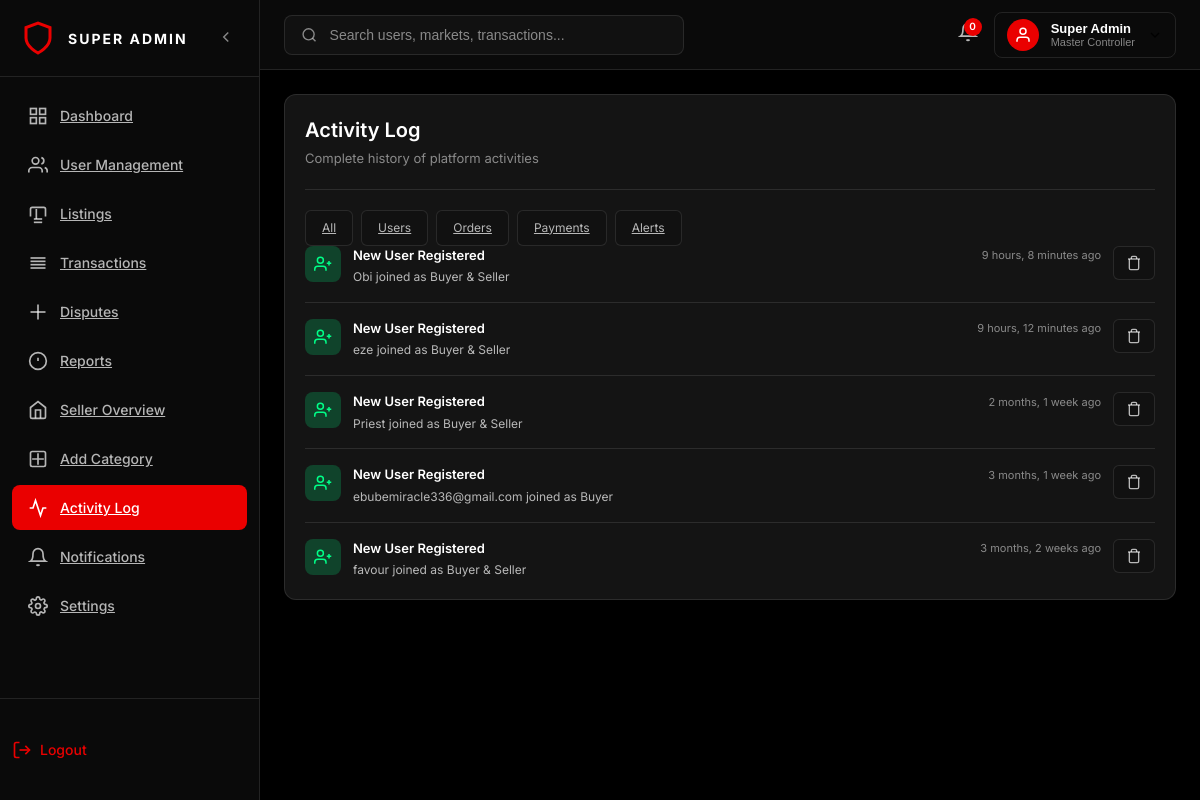
/activity/?type=user (signed in), run on an earlier commit of the app's database.
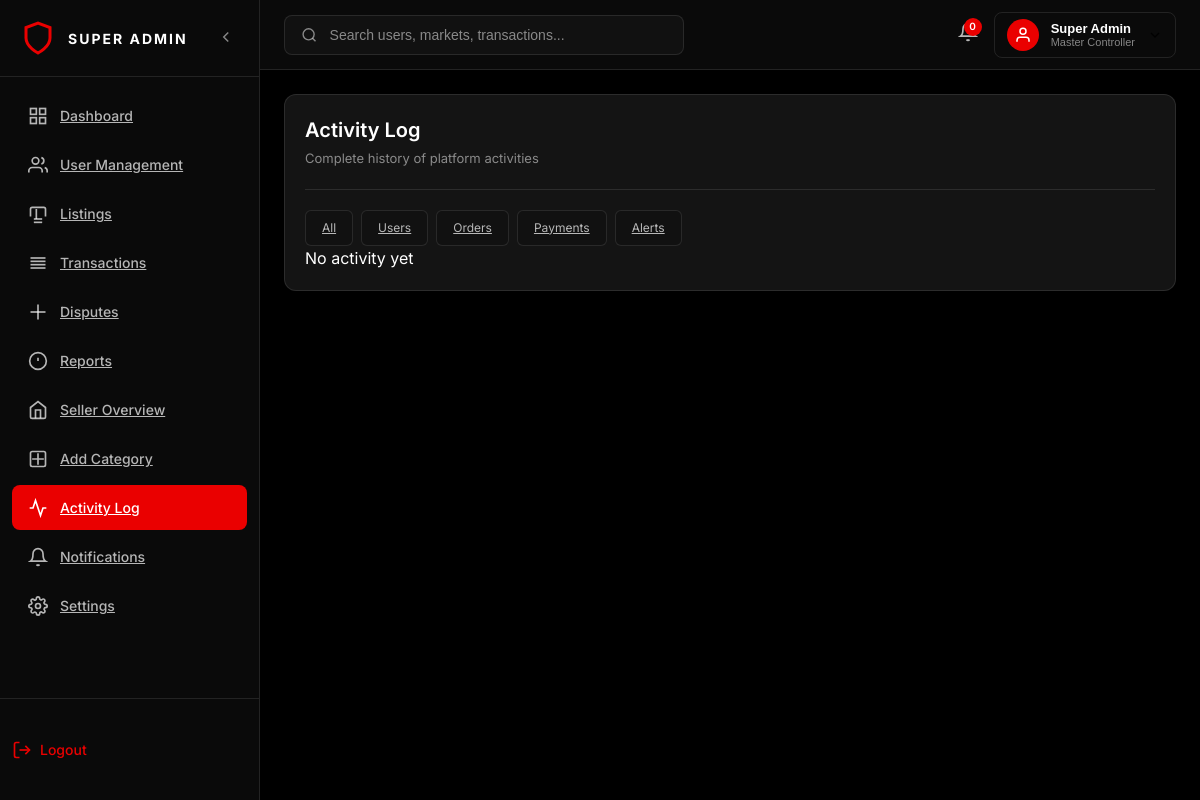
And on a later commit of the database.
### multi/models.py (models this page shows, shortened)
class Activity(models.Model):
    ACTIVITY_TYPES = [
        ('user', 'User'),
        ('order', 'Order'),
        ('payment', 'Payment'),
        ('alert', 'Alert'),
    ]
    title = models.CharField(max_length=255)
    description = models.TextField()
    activity_type = models.CharField(max_length=20, choices=ACTIVITY_TYPES)
    amount = models.DecimalField(max_digits=12, decimal_places=2, null=True, blank=True)
    created_at = models.DateTimeField(auto_now_add=True)

### multi/views.py (the view)
# urls.py: path('activity/', views.activity_log, name='activity'),
@super_admin_required
def activity_log(request):
    activities = Activity.objects.all().order_by('-created_at')
    filter_type = request.GET.get('type')
    if filter_type and filter_type != 'all':
        activities = activities.filter(activity_type=filter_type)
    return render(request, 'super_admin/activity.html', {
        'activities': activities
    })

### multi/context_processors.py (called while the page is built, shortened)
def seller_context(request):
    notifications = []
    notification_count = 0
    if request.user.is_authenticated:
        orders = OrderItem.objects.filter(product__seller=request.user)
        for order in orders:
            order.check_expiry()
        if request.user.is_superuser:
            messages = ContactMessage.objects.filter(status='unread').order_by('-created_at')[:5]
            notification_count = messages.count()
        return {
            'pending_orders': orders.filter(status='Pending').count(),
            'dashboard_notifications': notifications,
            'dashboard_notifications_count': notification_count,
        }
    return {
        'pending_orders': 0,
        'dashboard_notifications': [],
        'dashboard_notifications_count': 0,
    }

### multi/utils.py (called while the page is built)
def super_admin_required(view_func):
    @wraps(view_func)
    def _wrapped_view(request, *args, **kwargs):
        if not request.user.is_authenticated or not request.user.is_superuser:
            return redirect('home')  # or login page
        return view_func(request, *args, **kwargs)
    return _wrapped_view

### multi/templates/super_admin/activity.html (shortened to what this page needs)
{% extends 'super_admin/admin_base.html' %}
{% load static %}
{% block activity_active %}active{% endblock %}
{% block content %}
<div class="recent-activity full-view">
    <div class="section-header">
        <div>
            <h2>Activity Log</h2>
            <p>Complete history of platform activities</p>
        </div>
    </div>
   <div class="activity-filters">
        <a href="?type=all" class="filter-btn {% if filter_type == 'all' %}active{% endif %}">All</a>
        <a href="?type=user" class="filter-btn {% if filter_type == 'user' %}active{% endif %}">Users</a>
        <a href="?type=order" class="filter-btn {% if filter_type == 'order' %}active{% endif %}">Orders</a>
        <a href="?type=payment" class="filter-btn {% if filter_type == 'payment' %}active{% endif %}">Payments</a>
        <a href="?type=alert" class="filter-btn {% if filter_type == 'alert' %}active{% endif %}">Alerts</a>
    </div>
   <div class="activity-list">
    {% for activity in activities %}
    <div class="activity-item">
        <div class="activity-icon"
            {% if activity.activity_type == 'user' %}
                style="background-color: rgba(0,255,136,0.2); color:#00ff88;"
            {% elif activity.activity_type == 'payment' %}
                style="background-color: rgba(255,193,7,0.2); color:#ffc107;"
            {% elif activity.activity_type == 'order' %}
                style="background-color: rgba(0,136,255,0.2); color:#0088ff;"
            {% else %}
                style="background-color: rgba(255,0,0,0.2); color:#ff4444;"
            {% endif %}
        >
            {% if activity.activity_type == 'user' %}
            <svg viewBox="0 0 24 24" fill="none" stroke="currentColor" stroke-width="2" width="18" height="18">
                <path d="M16 21v-2a4 4 0 0 0-4-4H5a4 4 0 0 0-4 4v2"/>
                <circle cx="8.5" cy="7" r="4"/>
                <line x1="20" y1="8" x2="20" y2="14"/>
                <line x1="23" y1="11" x2="17" y2="11"/>
            </svg>
            {% elif activity.activity_type == 'payment' %}
            <svg viewBox="0 0 24 24" fill="none" stroke="currentColor" stroke-width="2" width="18" height="18">
                <line x1="12" y1="1" x2="12" y2="23"/>
                <path d="M17 5H9.5a3.5 3.5 0 0 0 0 7h5a3.5 3.5 0 0 1 0 7H6"/>
            </svg>
            {% elif activity.activity_type == 'order' %}
            <svg viewBox="0 0 24 24" fill="none" stroke="currentColor" stroke-width="2" width="18" height="18">
                <path d="M3 9l9-7 9 7v11a2 2 0 0 1-2 2H5a2 2 0 0 1-2-2z"/>
                <polyline points="9 22 9 12 15 12 15 22"/>
            </svg>
            {% else %} ⚠
            {% endif %}
        </div>
        <div class="activity-content">
            <div class="activity-header">
                <h4>{{ activity.title }}</h4>
                <span class="activity-time">
                    {{ activity.created_at|timesince }} ago
                </span>
            </div>
            <p class="activity-description">
                {{ activity.description }}
            </p>
        </div>
        <div class="activity-actions">
            <form method="POST" action="{% url 'delete_activity' activity.id %}"
                  onsubmit="return confirm('Delete this activity?');">
                <button class="action-btn danger">
                    <svg viewBox="0 0 24 24" fill="none" stroke="currentColor" stroke-width="2" width="16" height="16">
                        <polyline points="3 6 5 6 21 6"/>
                        <path d="M19 6v14a2 2 0 0 1-2 2H7a2 2 0 0 1-2-2V6m3 0V4a2 2 0 0 1 2-2h4a2 2 0 0 1 2 2v2"/>
                    </svg>
                </button>
            </form>
        </div>
    </div>
    {% empty %}
        <p>No activity yet</p>
    {% endfor %}
    </div>
</div>
{% endblock %}

What changed in the data, as far as the page shows it:
removed Activity: activity_type "user" (drawn), title "New User Registered", created_at "9 hours, 8 minutes", description "Obi joined as Buyer & Seller"
removed Activity: activity_type "user" (drawn), title "New User Registered", created_at "9 hours, 12 minutes", description "eze joined as Buyer & Seller"
removed Activity: activity_type "user" (drawn), title "New User Registered", created_at "2 months, 1 week", description "Priest joined as Buyer & Seller"
removed Activity: activity_type "user" (drawn), title "New User Registered", created_at "3 months, 1 week", description "ebubemiracle336@gmail.com joined as Buyer"
removed Activity: activity_type "user" (drawn), title "New User Registered", created_at "3 months, 2 weeks", description "favour joined as Buyer & Seller"
Also different on the page:
text now shown: "No activity yet"
